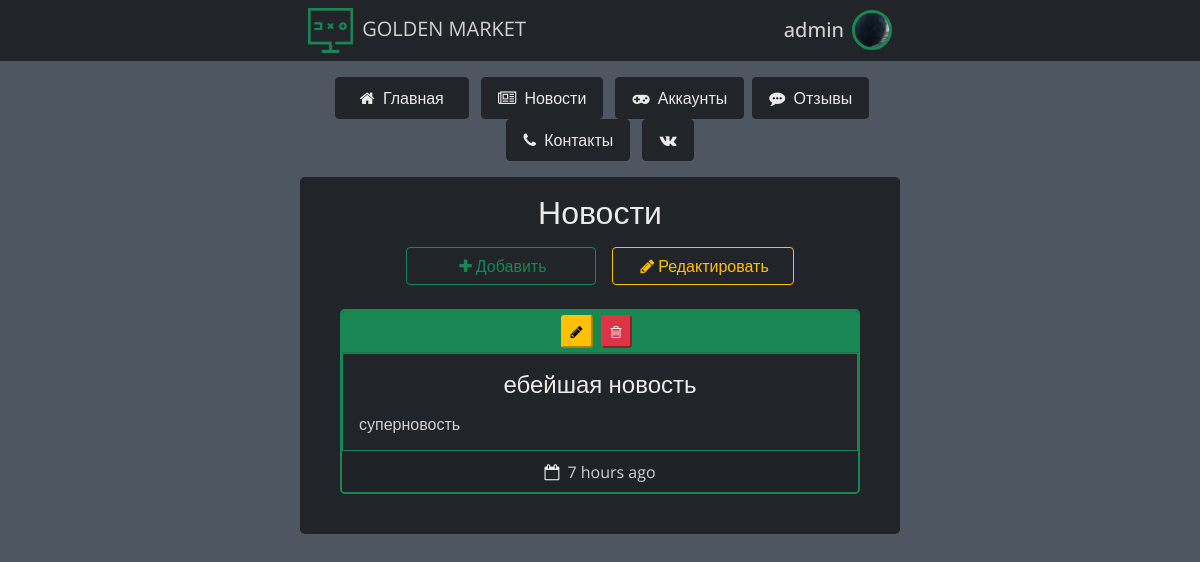
Screenshot of /news (signed in) with the database file from the repository.
### data/users.py (models this page shows, shortened)
class User(SqlAlchemyBase, UserMixin):  # таблица пользователей
    __tablename__ = 'users'
    id = sqlalchemy.Column(sqlalchemy.Integer,
                           primary_key=True, autoincrement=True)
    name = sqlalchemy.Column(sqlalchemy.String, nullable=True)
    email = sqlalchemy.Column(sqlalchemy.String,
                              index=True, unique=True, nullable=True)
    photo = sqlalchemy.Column(sqlalchemy.String,
                              index=True, unique=False, nullable=True, default='-')
    is_photo = sqlalchemy.Column(sqlalchemy.Boolean,
                                 index=True, unique=False, nullable=True, default=0)
    hashed_password = sqlalchemy.Column(sqlalchemy.String, nullable=True)
    created_date = sqlalchemy.Column(sqlalchemy.DateTime,
                                     default=datetime.datetime.now)
    news = orm.relation("News", back_populates='user')
    accounts = orm.relation("Accounts", back_populates='user')

### data/news.py (models this page shows)
class News(SqlAlchemyBase, UserMixin):  # таблица новостей
    __tablename__ = 'news'
    id = sqlalchemy.Column(sqlalchemy.Integer,
                           primary_key=True, autoincrement=True)
    title = sqlalchemy.Column(sqlalchemy.String, nullable=True)
    content = sqlalchemy.Column(sqlalchemy.String, nullable=True)
    created_date = sqlalchemy.Column(sqlalchemy.DateTime,
                                     default=datetime.datetime.now().date())
    user_id = sqlalchemy.Column(sqlalchemy.Integer,
                                sqlalchemy.ForeignKey("users.id"))
    user = orm.relation('User')

### main.py (the view)
@app.route('/news', methods=['GET', 'POST'])  # страница новостей
def news():
    global edit_mode
    db_sess = db_session.create_session()
    all_news = db_sess.query(News)  # получение таблицы новостей из базы данных
    arr = []  # список для новостей
    for item in all_news:
        delta = datetime.datetime.now() - item.created_date
        if delta.days != 0:
            arr.append([item.title, item.content, delta.days, 'days', item.id])
        elif int(str(delta).split()[0].split(':')[0]) != 0:
            arr.append(
                [item.title, item.content, int(str(delta).split()[0].split(':')[0]), 'hours',
                 item.id])
        elif int(str(delta).split()[0].split(':')[1]) != 0:
            arr.append([item.title, item.content,
                        int(str(delta).split()[0].split(':')[1]), 'minutes', item.id])
        else:
            arr.append([item.title, item.content,
                        '', 'a few seconds', item.id])
    if current_user.is_authenticated:
        return render_template('news.html', title='Новости', news=arr[::-1],
                               photo='/'.join(current_user.photo.split('/')[1:]),
                               edit_mode=edit_mode,
                               ADMINS=ADMINS,
                               is_photo=current_user.is_photo)
    return render_template('news.html', title='Новости', news=arr[::-1])

### data/db_session.py (called while the page is built)
def create_session() -> Session:
    global __factory
    return __factory()

### main.py (called while the page is built)
@login_manager.user_loader  # функция загрузки пользователя
def load_user(user_id):
    db_sess = db_session.create_session()
    return db_sess.query(User).get(user_id)

### templates/news.html
{% extends "base.html" %}
{% block content %}
<div class="container w-50 bg-dark rounded-3 mt-3 p-3 text-center">
    <h2 class="mb-3 simple-btn">Новости</h2>
    {% if current_user.id in ADMINS %}
    <div class="text-center bg-dark mx-auto d-flex justify-content-center">
        <a href="/add_news">
            <button type="button" class="btn btn-outline-success mx-2 px-5 d-flex">
                <i class="fa fa-plus fa-1x my-auto text-success m-1" aria-hidden="true"></i>
                Добавить
            </button>
        </a>
        <a href="/news_edit" class="my-auto">
            <button type="button" class="btn btn-outline-warning mx-2 px-4 d-flex">
                <i class="fa fa-pencil fa-1x text-warning m-1 my-auto" aria-hidden="true"></i>
                Редактировать
            </button>
        </a>
    </div>
    {% endif %}
    {% if news %}
    {% for item in news %}
    <div class="card text-center m-4 bg-dark rounded-3 border-success border-2">
        {% if edit_mode %}
        <div class="card-header bg-success p-1 d-flex justify-content-end">
            <div class="d-flex mx-auto">
                <a href="/edit_news/{{ item[4] }}" class="my-auto">
                    <button type="button" class="btn-sm btn-warning me-1">
                        <i class="fa fa-pencil fa-1x text-black" aria-hidden="true"></i>
                    </button>
                </a>
                <a href="/delete_news/{{ item[4] }}" class="my-auto">
                    <button type="button" class="btn-sm btn-danger ms-1 me-2">
                        <i class="fa fa-trash-o fa-1x simple-btn" aria-hidden="true"></i>
                    </button>
                </a>
            </div>
        </div>
        {% else %}
        <div class="card-header bg-success"></div>
        {% endif %}
        <div class="card-body border border-success">
            <h4 class="card-title mb-3 simple-btn">{{ item[0] }}</h4>
            <h6 class="card-text mx-auto text-start">{{ item[1] }}</h6>
        </div>
        <div class="card-footer">
            <i class="fa fa-calendar-o fa-1x simple-btn me-1" aria-hidden="true"></i> {{ item[2] }}
            {{ item[3] }} ago
        </div>
    </div>
    {% endfor %}
    {% else %}
    <h4 class="my-5">Здесь пока пусто, приходи завтра</h4>
    {% endif%}
</div>
{% endblock %}

### templates/base.html (shortened to what this page needs)
<!DOCTYPE html>
<html lang="en" style="">
<head>
    <link href="https://cdn.jsdelivr.net/npm/bootstrap@5.0.0-beta3/dist/css/bootstrap.min.css"
          rel="stylesheet"
>
    <link rel="stylesheet"
          href="https://maxcdn.bootstrapcdn.com/font-awesome/4.7.0/css/font-awesome.min.css">
    <link rel="stylesheet" href="{{ url_for('static', filename='css/style.css') }}"
          type="text/css">
</head>
<body class="container-fluid p-0">
<header class="container-fluid bg-dark p-0 m-0">
    <nav class="navbar navbar-white bg-dark p-0 m-0 w-50 mx-auto">
        <div class="navbar-brand text-center m-2 p-0">
            <a href="/">
                <img src="{{ url_for('static', filename='img/site-logo.png') }}"
                     class="me-1" width="45" height="45">
            </a>
            GOLDEN MARKET
        </div>
        {% if current_user.is_authenticated %}
        <div class="dropdown d-flex m-2 p-0">
            <h5 class="dropdown my-auto mx-2" id="dropdownMenuLabel"
                data-toggle="dropdown"
                aria-haspopup="true" aria-expanded="false">{{ current_user.name }}</h5>
            <button class="dropdown bg-dark border-0 p-0" type="button" id="dropdownMenuButton"
                    data-toggle="dropdown"
                    aria-haspopup="true" aria-expanded="false">
                {% if is_photo %}
                <img src="{{ url_for('static', filename=photo) }}" width="40" height="40"
                     class="rounded-circle border border-3 border-success">
                {% endif %}
            </button>
        </div>
        {% endif %}
    </nav>
</header>
<main>
    <div class="container-fluid w-50 mt-3 p-0 text-center rounded-3">
        <a href="/" class="mx-1">
            <button class="simple-btn btn btn-dark px-4 py-2">
                <i class="fa fa-home fa-1x simple-btn me-1" aria-hidden="true"></i> Главная
            </button>
        </a>
        <a href="/news" class="mx-1">
            <button class="simple-btn btn btn-dark px-3 py-2">
                <i class="fa fa-newspaper-o fa-1x simple-btn me-1" aria-hidden="true"></i> Новости
            </button>
        </a>
        <a href="/market" class="mx-1">
            <button class="simple-btn btn btn-dark px-3 py-2">
                <i class="fa fa-gamepad fa-1x simple-btn me-1" aria-hidden="true"></i> Аккаунты
            </button>
        </a>
        <a class="mx-auto" href="/reviews">
            <button class="simple-btn btn btn-dark px-3 py-2">
                <i class="fa fa-commenting fa-1x simple-btn me-1" aria-hidden="true"></i> Отзывы
            </button>
        </a>
        <a href="/contacts" class="mx-1">
            <button class="simple-btn btn btn-dark px-3 py-2">
                <i class="fa fa-phone fa-1x simple-btn me-1" aria-hidden="true"></i> Контакты
            </button>
        </a>
        <a href="https://vk.com/public203487503" class="mx-1" target="_blank">
            <button class="btn btn-dark px-3 py-2">
                <i class="fa fa-vk w-100 simple-btn" aria-hidden="true"></i>
            </button>
        </a>
    </div>
    {% block content %}
    {% endblock %}
</main>
</body>
</html>

### templates/base.html (style rules this page uses)
* { font-family: 'Open Sans', sans-serif; color: #d1d1d1; }
body { background-color: #4e5761; }
.simple-btn { color: #ebebeb !important; }
a { text-decoration: none !important; border: none !important; }
img { max-width:100%; height: 100%; }
.text-black { color: black; }

### rows the page displays
User: name "admin"
News: title "ебейшая новость", content "суперновость", item "7", item "hours"
